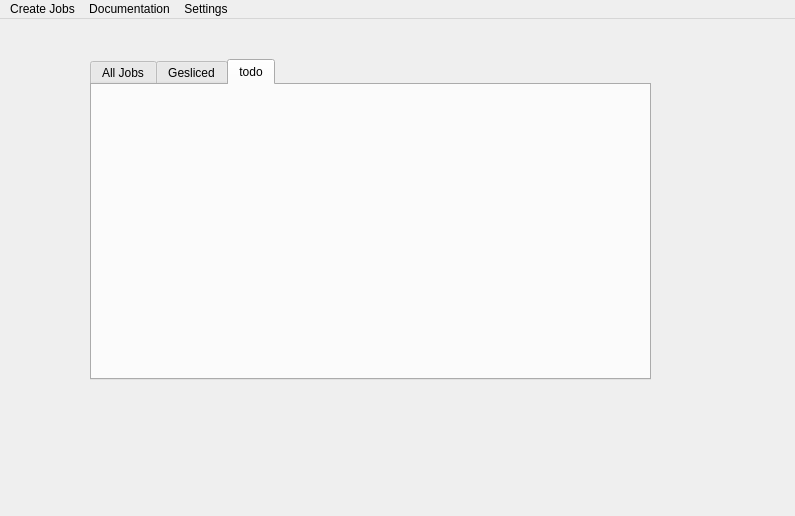
<?xml version="1.0" encoding="UTF-8"?>
<ui version="4.0">
 <class>MainWindow</class>
 <widget class="QMainWindow" name="MainWindow">
  <property name="geometry">
   <rect>
    <x>0</x>
    <y>0</y>
    <width>795</width>
    <height>516</height>
   </rect>
  </property>
  <property name="windowTitle">
   <string>MainWindow</string>
  </property>
  <widget class="QWidget" name="centralwidget">
   <widget class="QTabWidget" name="tabWidget">
    <property name="geometry">
     <rect>
      <x>90</x>
      <y>40</y>
      <width>561</width>
      <height>321</height>
     </rect>
    </property>
    <property name="currentIndex">
     <number>2</number>
    </property>
    <widget class="QWidget" name="tab">
     <attribute name="title">
      <string>All Jobs</string>
     </attribute>
    </widget>
    <widget class="QWidget" name="tab_2">
     <attribute name="title">
      <string>Gesliced</string>
     </attribute>
    </widget>
    <widget class="QWidget" name="tab_3">
     <attribute name="title">
      <string>todo</string>
     </attribute>
    </widget>
   </widget>
  </widget>
  <widget class="QMenuBar" name="menubar">
   <property name="geometry">
    <rect>
     <x>0</x>
     <y>0</y>
     <width>795</width>
     <height>24</height>
    </rect>
   </property>
   <widget class="QMenu" name="createJobsMenubar">
    <property name="title">
     <string>Create Jobs</string>
    </property>
    <addaction name="ActionImportFromMail"/>
    <addaction name="ActionSelectFile"/>
   </widget>
   <widget class="QMenu" name="menuDocumentation">
    <property name="title">
     <string>Documentation</string>
    </property>
    <addaction name="action3D_printers"/>
    <addaction name="actionPMMA_Laser_cutter"/>
    <addaction name="actionMetal_Laser_Cutter"/>
   </widget>
   <widget class="QMenu" name="menuSettings">
    <property name="title">
     <string>Settings</string>
    </property>
   </widget>
   <addaction name="createJobsMenubar"/>
   <addaction name="menuDocumentation"/>
   <addaction name="menuSettings"/>
  </widget>
  <action name="ActionImportFromMail">
   <property name="checkable">
    <bool>false</bool>
   </property>
   <property name="text">
    <string>Import from Mail</string>
   </property>
  </action>
  <action name="ActionSelectFile">
   <property name="text">
    <string>Select FIle</string>
   </property>
   <property name="shortcut">
    <string>Ctrl+F</string>
   </property>
  </action>
  <action name="action3D_printers">
   <property name="text">
    <string>3D printers</string>
   </property>
  </action>
  <action name="actionPMMA_Laser_cutter">
   <property name="text">
    <string>PMMA Laser cutter</string>
   </property>
  </action>
  <action name="actionMetal_Laser_Cutter">
   <property name="text">
    <string>Metal Laser Cutter</string>
   </property>
  </action>
 </widget>
 <resources/>
 <connections/>
</ui>
